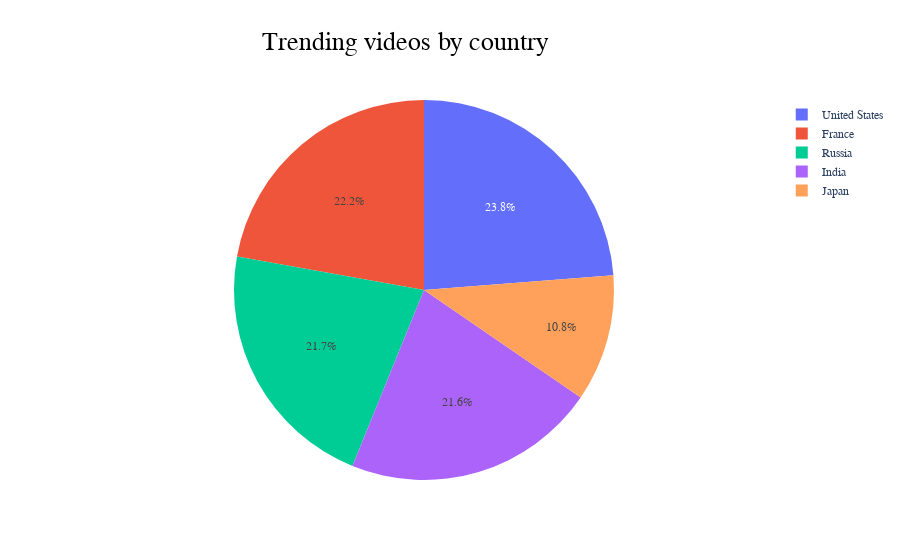

This figure's notebook cell:
### Code cell
labels = trending_region['region'].tolist()
values = trending_region['videos_count'].tolist()

fig = go.Figure(go.Pie(labels=labels, values=values))
fig.update_layout(
    title_text='Trending videos by country',
    title_x=0.45,
    font_family="Courier New",
    font_color="dark blue",
    title_font_family="Times New Roman",
    title_font_color="black",
    title_font_size=26)
fig.show()

### Figure 1 — Plotly figure (JSON) as saved in the notebook; plotly's stock layout.template omitted (floating-point values rounded to 4 significant figures)
{"data": [{"labels": ["United States", "France", "Russia", "India", "Japan"], "type": "pie", "values": [80758, 75404, 73694, 73372, 36762]}], "layout": {"font": {"color": "dark blue", "family": "Courier New"}, "title": {"font": {"color": "black", "family": "Times New Roman", "size": 26}, "text": "Trending videos by country", "x": 0.45}}}
